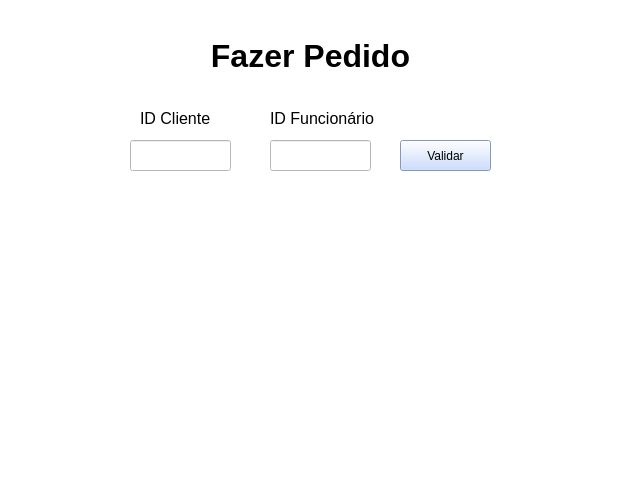
<?xml version="1.0" encoding="UTF-8"?>
<ui version="4.0">
 <class>MainWindow</class>
 <widget class="QMainWindow" name="MainWindow">
  <property name="geometry">
   <rect>
    <x>0</x>
    <y>0</y>
    <width>618</width>
    <height>500</height>
   </rect>
  </property>
  <property name="windowTitle">
   <string>MainWindow</string>
  </property>
  <property name="styleSheet">
   <string notr="true">background-color: rgb(255, 255, 255);</string>
  </property>
  <widget class="QWidget" name="centralwidget">
   <widget class="QLabel" name="label_6">
    <property name="geometry">
     <rect>
      <x>140</x>
      <y>110</y>
      <width>91</width>
      <height>16</height>
     </rect>
    </property>
    <property name="font">
     <font>
      <pointsize>12</pointsize>
     </font>
    </property>
    <property name="text">
     <string>ID Cliente</string>
    </property>
   </widget>
   <widget class="QLineEdit" name="txt_idCliente_fazerPedido">
    <property name="geometry">
     <rect>
      <x>130</x>
      <y>140</y>
      <width>101</width>
      <height>31</height>
     </rect>
    </property>
   </widget>
   <widget class="QLabel" name="label_7">
    <property name="geometry">
     <rect>
      <x>270</x>
      <y>110</y>
      <width>141</width>
      <height>16</height>
     </rect>
    </property>
    <property name="font">
     <font>
      <pointsize>12</pointsize>
     </font>
    </property>
    <property name="text">
     <string>ID Funcionário</string>
    </property>
   </widget>
   <widget class="QLineEdit" name="txt_idFunc_fazerPedido">
    <property name="geometry">
     <rect>
      <x>270</x>
      <y>140</y>
      <width>101</width>
      <height>31</height>
     </rect>
    </property>
   </widget>
   <widget class="QLabel" name="label">
    <property name="geometry">
     <rect>
      <x>0</x>
      <y>30</y>
      <width>621</width>
      <height>51</height>
     </rect>
    </property>
    <property name="font">
     <font>
      <family>Microsoft JhengHei UI</family>
      <pointsize>24</pointsize>
      <bold>true</bold>
     </font>
    </property>
    <property name="text">
     <string>Fazer Pedido</string>
    </property>
    <property name="alignment">
     <set>AlignCenter</set>
    </property>
   </widget>
   <widget class="QPushButton" name="bt_validar">
    <property name="geometry">
     <rect>
      <x>400</x>
      <y>140</y>
      <width>91</width>
      <height>31</height>
     </rect>
    </property>
    <property name="styleSheet">
     <string notr="true">background-color: rgb(190, 211, 255);</string>
    </property>
    <property name="text">
     <string>Validar</string>
    </property>
   </widget>
   <widget class="QLabel" name="txt_resultadoValidacao_cli">
    <property name="geometry">
     <rect>
      <x>130</x>
      <y>180</y>
      <width>101</width>
      <height>20</height>
     </rect>
    </property>
    <property name="text">
     <string/>
    </property>
   </widget>
   <widget class="QLabel" name="txt_resultadoValidacao_func">
    <property name="geometry">
     <rect>
      <x>280</x>
      <y>180</y>
      <width>101</width>
      <height>20</height>
     </rect>
    </property>
    <property name="text">
     <string/>
    </property>
   </widget>
  </widget>
  <widget class="QStatusBar" name="statusbar"/>
 </widget>
 <resources/>
 <connections/>
</ui>
